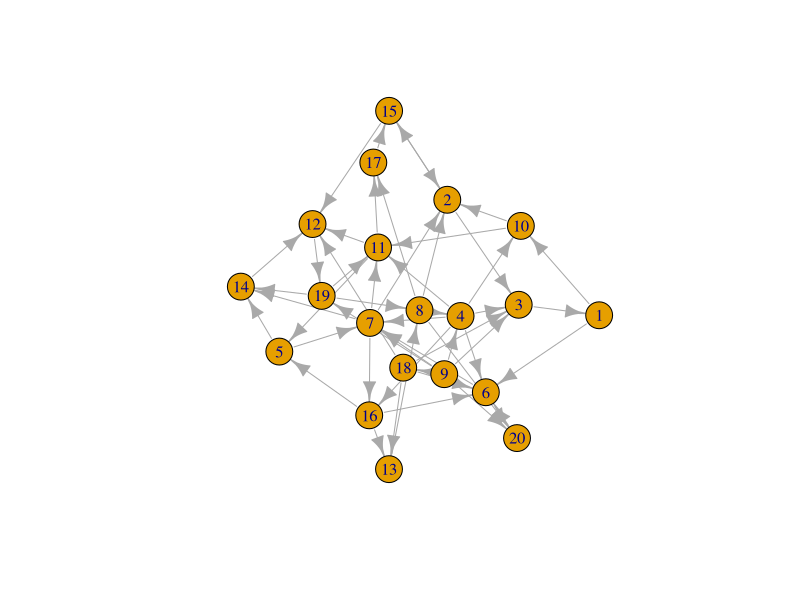
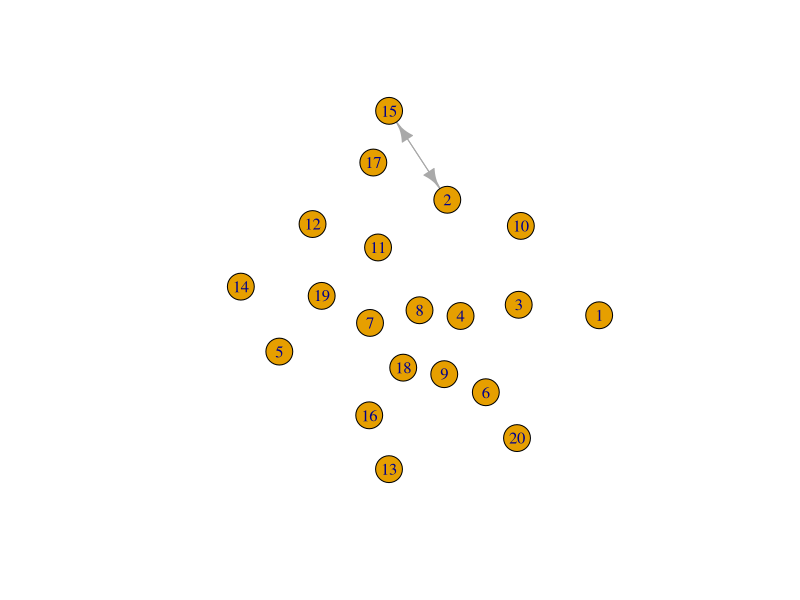

Write the R code that produced these figures, in order. (Note: this script raises an error after producing the figures.)
library(igraph)
#Explore 3 functions in the igraph package
#generate a random graph model
rg <- sample_gnm(n = 20, m = 50, directed = T)
l <- layout_with_fr(rg)

plot(rg, layout = l)

# 1. find mutual edges -- is.mutual()
murg <- delete.edges(rg, which(!is.mutual(rg)))
plot(murg, layout = l)

# 2. BFS search of a graph -- graph.bfs()
print(graph.bfs(rg, V(rg)[1], father = T, pred = T, succ = T))

# 3. DFS search of a graph -- graph.dfs()
print(graph.dfs(rg, V(rg)[1], father = T, pred = T, succ = T))
